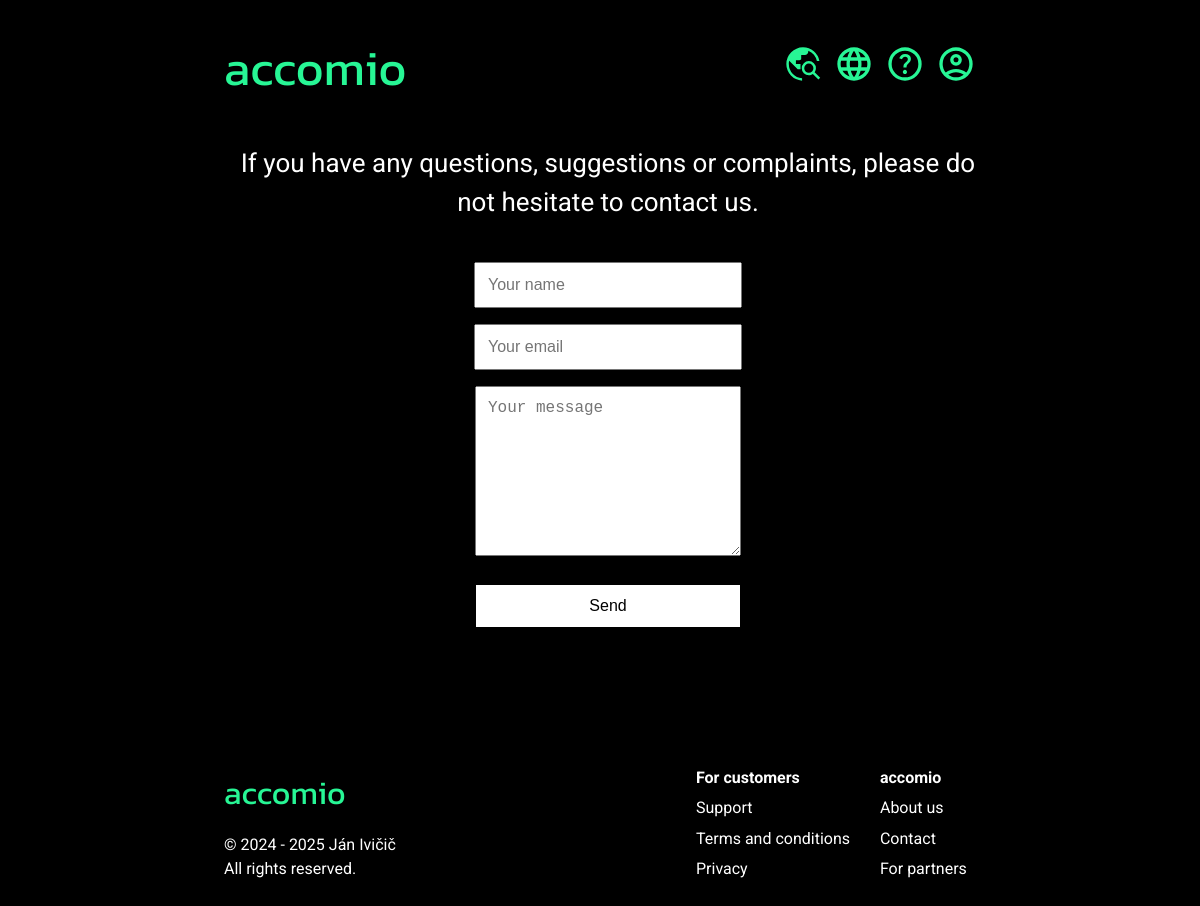
The page /contact.php on the database its author committed.
### tables this page shows
CREATE TABLE `translations` (
  `id` int(11) NOT NULL,
  `original` text NOT NULL,
  `lang` text NOT NULL,
  `new` text NOT NULL
);

### contact.php (the view, shortened to what this page needs)
<?php
$servername = "localhost";
$username = "root";
$password = "";
$dbname = "accomio";
$conn = new mysqli($servername, $username, $password, $dbname);
if (isset($_GET['lang'])) {
    $lang = $_GET['lang'];
    if ($lang == "en" || $lang == "de" || $lang == "sk") {
        unset($_COOKIE['lang']);
        setcookie("lang", $lang, time() + (86400 * 30), "/");
    } else {
        $lang = "en";
        unset($_COOKIE['lang']);
        setcookie("lang", "en", time() + (86400 * 30), "/");
    };
} elseif (isset($_COOKIE['lang'])) {
    $lang = $_COOKIE['lang'];
} else {
    $lang = substr($_SERVER['HTTP_ACCEPT_LANGUAGE'], 0, 2);
};
function t($original) {
    global $lang;
    $sql_lang = "SELECT * FROM translations WHERE lang = '" . $lang . "' AND original = '" . $original . "'";
    global $conn;
    $s_lang = $conn->query($sql_lang);
    if ($s_lang->num_rows > 0) {
        $res_lang = $s_lang->fetch_assoc();
        return $res_lang['new'];
    } else {
        return $original;
    }
}
?>
<!DOCTYPE html>
<html lang="<?php echo $lang; ?>">
    <head>
        <link rel='stylesheet' href='styles/basic.css'>
    </head>
    <body>
    <header>
            <div class="title" onclick="window.location.href ='/accomio'">accomio</div>
            <nav class="headerbtns">
                <a href="search" class="aimg"><div class="headerdiv" id="hi2">
                    <abbr class="headertext" id="ht2" title="<?php echo t("Vyhľadávanie");?>"><img src="styles/icons/search_world.svg" class="headerimgs"></abbr>
                </div></a>
                <a onclick="langbox()" class="aimg"><div class="headerdiv" id="hi1">
                    <abbr class="headertext" id="ht1" title="<?php echo t("Jazyk");?>"><img src="styles/icons/language.svg" class="headerimgs"></abbr>
                </div></a>
                <a href="help" class="aimg"><div class="headerdiv" id="hi2">
                    <abbr class="headertext" id="ht2" title="<?php echo t("Zákaznícka podpora");?>"><img src="styles/icons/help.svg" class="headerimgs"></abbr>
                </div></a>
                <a <?php if (isset($_SESSION["cd"])) {echo "onclick='userbox()'";} else {echo "href='login'";};?> class="aimg"><div class="headerdiv" id="hi2">
                    <abbr class="headertext" id="ht3" style="text-decoration: none; border-bottom: none;" title="<?php if (isset($_SESSION["cd"])) {echo t('Používateľ');} else {echo t('Prihláste sa/Registrujte sa');};?>"><img src="styles/icons/account.svg" class="headerimgs"></abbr>
                </div></a>
            </nav>
        </header>
        <div class="text" style="text-align: center;font-size: 3.25vh;">
            <div><?php echo t("V prípade otázok, návrhov alebo sťažností nás neváhajte kontaktovať.");?></div>
            <form method="post" action="" class="contactform" id="contactform">
                <input type="text" name="name" class="contactinput" placeholder="<?php echo t("Vaše meno");?>" required><br>
                <input type="email" name="email" class="contactinput" placeholder="<?php echo t("Váš email");?>" required><br>
                <textarea name="message" class="contactinput" placeholder="<?php echo t("Vaša správa");?>" style=" width: 20vw;height:18vh;" required></textarea><br>
                <input type="submit" value="<?php echo t("Odoslať");?>" class="contactinput" id="contactsubmit">
            </form>
        </div>
        <footer id="footer">
            <div class="footer-c1">
                <div class="title" style="font-size: 4vh;">accomio</div>
                <div class="copyright">&copy; 2024 - <?php echo date("Y"); ?> Ján Ivičič<br><?php echo t("Všetky práva vyhradené.");?></div>
            </div>
            <div class="footer-c2">
                <b><?php echo t("Pre zákazníkov");?></b><br>
                <a href="help"><?php echo t("Zákaznícka podpora");?></a><br>
                <a href="terms"><?php echo t("Všeobecné podmienky");?></a><br>
                <a href="privacy"><?php echo t("Ochrana súkromia");?></a>
            </div>
            <div class="footer-c3">
                <b>accomio</b><br>
                <a href="about"><?php echo t("O nás");?></a><br>
                <a href="contact"><?php echo t("Kontakt");?></a><br>
                <a href="partners"><?php echo t("Pre partnerov");?></a>
            </div>
        </footer>
    </body>
</html>

### styles/basic.css (style rules this page uses)
body { background-color: black; }
header { padding: 3vh 18vw 0vh 18vw; background-color: black; min-height: 6vh; }
.title { font-family: "Kanit", sans-serif; font-weight: 400; font-style: normal; font-size: 6vh; color: #27f695; text-align: left; }
.headerbtns { position: absolute; right: 0; top: 0; height: 5vh; display: inline-block; padding: 5.5vh 18vw 0vh 0vw; }
.headerimgs { height: 5vh; margin: 0 0.3vw 0 0.3vw; cursor: pointer; }
.headertext { font-family: "Kanit", sans-serif; font-weight: 400; font-style: normal; font-size: 2.5vh; color: white; padding-bottom: 1.25vh; vertical-align: bottom; display: inline-block; }
.headerdiv { display: inline; }
.aimg { text-decoration: none; }
.text { color: white; font-size: 2vh; font-family: "Roboto", sans-serif; font-weight: 400; font-style: normal; line-height: 1.5; margin-top: 5vh; margin-bottom: 5vh; width: 64vw; margin: 5vh 18vw; }
.contactform { padding-top: 5vh; }
.contactinput { margin-bottom: 2vh; font-size: 2vh; width: 20vw; padding: 1vw; }
#contactsubmit { background-color: white; border: none; width: 22vw; }
#footer { color: white; font-family: "Roboto", sans-serif; font-weight: 400; font-style: normal; line-height: 1.9; margin-top: 15vh; margin-bottom: 10vh; white-space: nowrap; overflow: visible; }
#footer a { color: white; text-decoration: none; }
.footer-c1 { line-height: 1.5; width: 12vw; margin-left: 18vw; display: inline-block; }
.copyright { padding-top: 2vh; }
.footer-c2 { width: 10vw; margin-left: 27vw; display: inline-block; }
.footer-c3 { width: 10vw; margin-left: 5vw; display: inline-block; }

### rows shown on the page
translations: new "If you have any questions, suggestions or complaints, please do not hesitate to contact us."
translations: name "Your name"
translations: email "Your email"
translations: message "Your message"
translations: new "Send"
translations: new "All rights reserved."
translations: new "For customers"
translations: new "Support"
translations: new "Terms and conditions"
translations: new "Privacy"
translations: new "About us"
translations: new "Contact"
translations: new "For partners"
